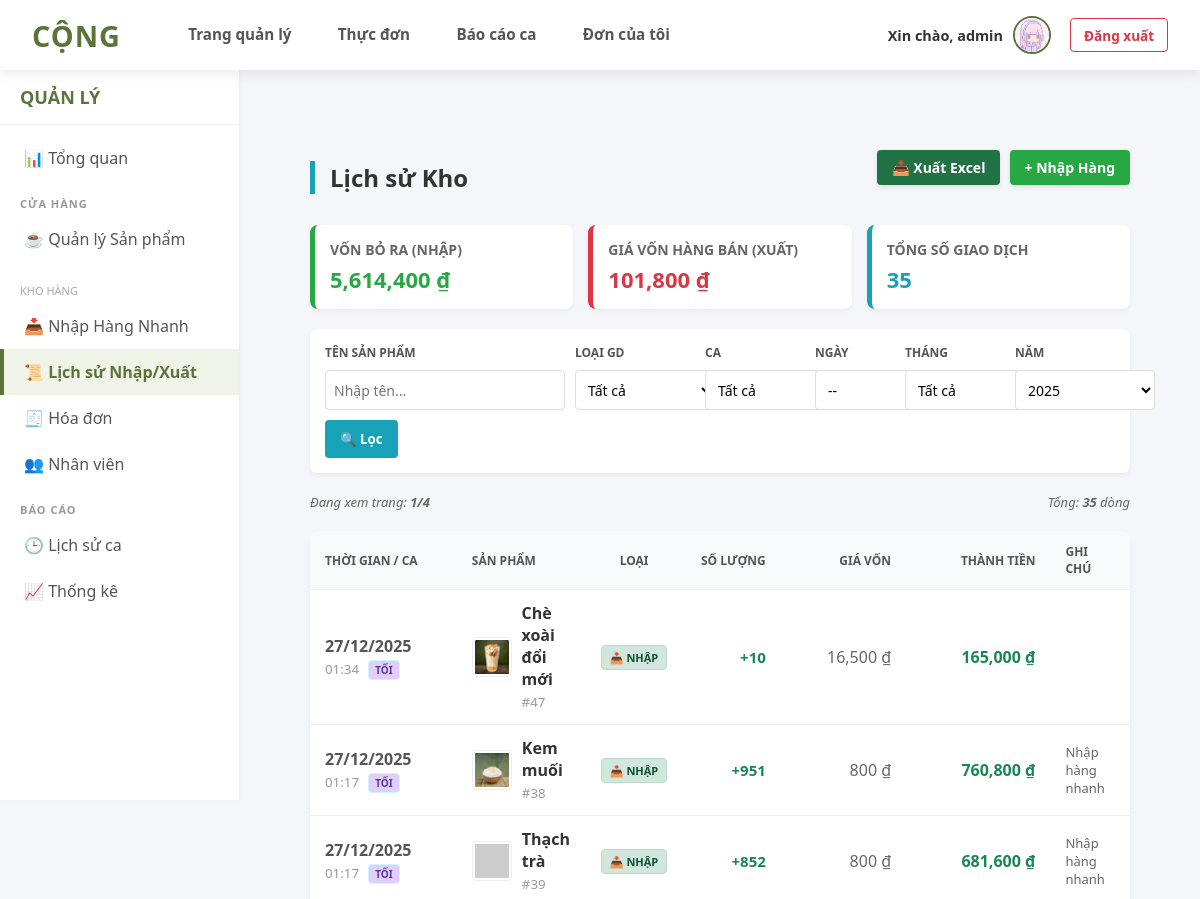
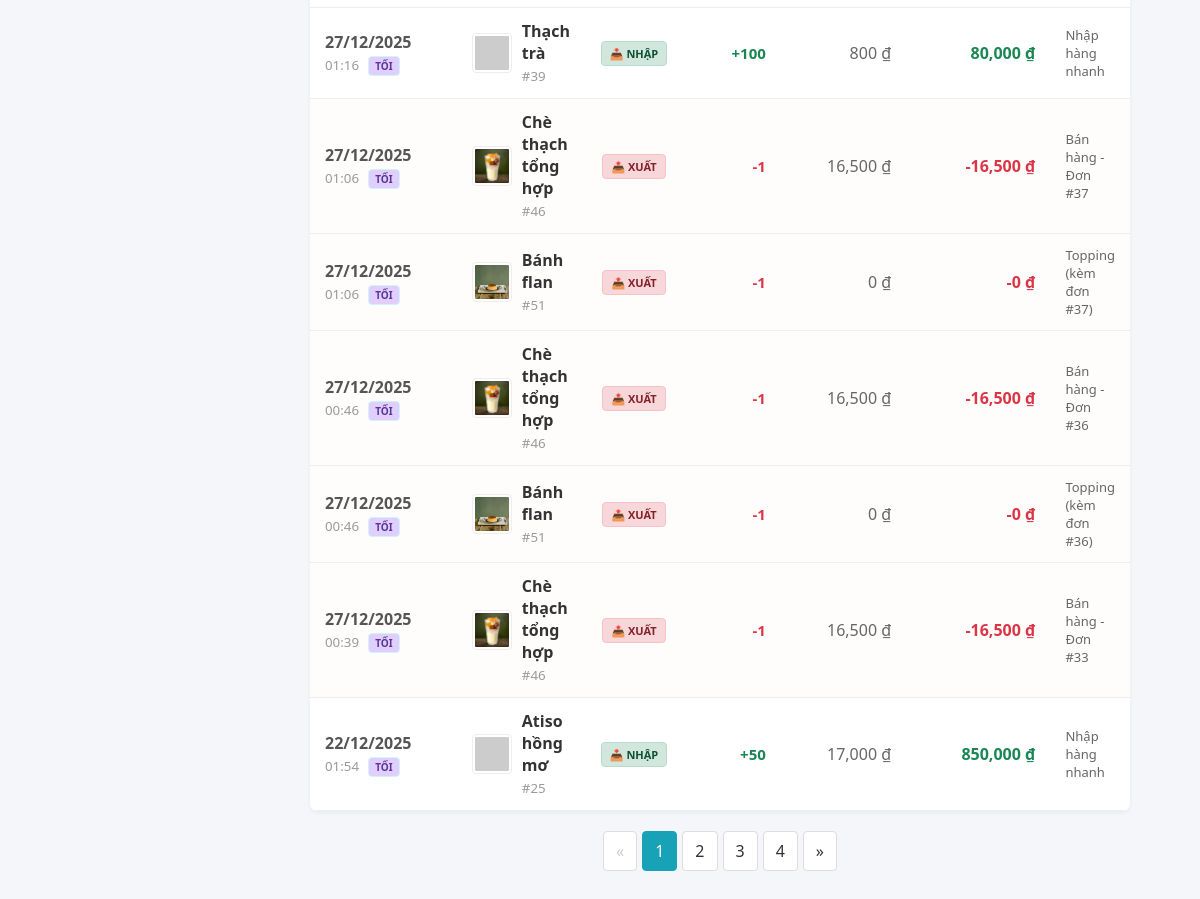
Screenshot of /admin/inventory_history.php (signed in) with the database file from the repository (2 pictures, top to bottom).
### tables this page shows
CREATE TABLE `users` (
  `id` int(11) NOT NULL,
  `username` varchar(100) NOT NULL,
  `password` varchar(255) NOT NULL COMMENT 'Lưu mật khẩu đã hash',
  `full_name` varchar(255) DEFAULT NULL,
  `role` enum('admin','staff') NOT NULL DEFAULT 'staff',
  `security_code` varchar(50) DEFAULT NULL,
  `shift` varchar(20) DEFAULT 'full',
  `gender` varchar(10) DEFAULT 'Khác',
  `birth_year` int(11) DEFAULT 2000,
  `phone` varchar(20) DEFAULT '',
  `address` text DEFAULT '',
  `avatar` varchar(255) DEFAULT 'default_user.png'
);

CREATE TABLE `inventory_history` (
  `id` int(11) NOT NULL,
  `product_id` int(11) NOT NULL,
  `quantity` int(11) NOT NULL,
  `created_at` timestamp NOT NULL DEFAULT current_timestamp(),
  `note` text DEFAULT NULL,
  `import_price` decimal(10,2) DEFAULT 0.00
);

CREATE TABLE `products` (
  `id` int(11) NOT NULL,
  `category_id` int(11) NOT NULL,
  `name` varchar(255) NOT NULL,
  `price` int(11) NOT NULL,
  `original_price` decimal(10,2) DEFAULT 0.00,
  `stock` int(11) NOT NULL,
  `image` varchar(255) DEFAULT 'default.jpg',
  `description` text DEFAULT NULL,
  `is_locked` tinyint(1) DEFAULT 0
);

### admin/inventory_history.php (the view, shortened to what this page needs)
<?php
require '../includes/header.php';
require '../includes/admin_sidebar.php';
echo '<div class="main-with-sidebar">';
echo '<div class="admin-wrapper" style="margin: 0; max-width: none; flex: 1;">';
$limit = 10;
$page = isset($_GET['page']) && is_numeric($_GET['page']) ? (int)$_GET['page'] : 1;
$offset = ($page - 1) * $limit;
$search = isset($_GET['search']) ? trim($_GET['search']) : '';
$type   = isset($_GET['type']) ? $_GET['type'] : 'all';
$filter_year  = isset($_GET['year']) ? $_GET['year'] : date('Y');
$where_sql = "WHERE 1=1";
if (!empty($filter_year))  $where_sql .= " AND YEAR(h.created_at) = '$filter_year'";
$sql_stats = "SELECT h.quantity, h.import_price, p.price
              FROM inventory_history h
              JOIN products p ON h.product_id = p.id
              $where_sql";
$result_stats = mysqli_query($conn, $sql_stats);
$total_records = 0;
$total_import_val = 0;
$total_export_val = 0;
if ($result_stats) {
    $total_records = mysqli_num_rows($result_stats);
    while ($row = mysqli_fetch_assoc($result_stats)) {
        $qty = (int)$row['quantity'];
        $price = isset($row['import_price']) ? $row['import_price'] : (isset($row['price']) ? $row['price'] : 0);
        $val = abs($qty) * $price;
        if ($qty > 0) $total_import_val += $val;
        else $total_export_val += $val;
    }
}
$total_pages = ceil($total_records / $limit);
$sql_data = "SELECT h.*, p.name as product_name, p.image, p.id as prod_id
             FROM inventory_history h
             JOIN products p ON h.product_id = p.id
             $where_sql
             ORDER BY h.created_at DESC
             LIMIT $offset, $limit";
$result_data = mysqli_query($conn, $sql_data);
?>
    <div style="display:flex; justify-content:space-between; align-items:center; margin-bottom: 20px;">
        <h2 style="margin:0; border-left: 5px solid #17a2b8; padding-left: 15px; color: #333;">Lịch sử Kho</h2>
        <div>
            <a href="../excel/export_inventory_excel.php?<?php echo http_build_query($_GET); ?>" class="btn-add" style="background: #217346; margin-right: 5px;">📥 Xuất Excel</a>
            <a href="inventory_import.php" class="btn-add">+ Nhập Hàng</a>
        </div>
    </div>
    <div class="dashboard-stats">
        <div class="stat-card card-import">
            <h4>Vốn Bỏ Ra (Nhập)</h4>
            <div class="value"><?php echo number_format($total_import_val); ?> ₫</div>
        </div>
        <div class="stat-card card-export">
            <h4>Giá Vốn Hàng Bán (Xuất)</h4>
            <div class="value"><?php echo number_format($total_export_val); ?> ₫</div>
        </div>
        <div class="stat-card card-info">
            <h4>Tổng Số Giao Dịch</h4>
            <div class="value"><?php echo number_format($total_records); ?></div>
        </div>
    </div>
    <div class="filter-card">
        <form method="GET" class="filter-row" style="flex-wrap: wrap; gap: 10px;">
            <div class="filter-group" style="flex: 1 1 200px;">
                <label>Tên sản phẩm</label>
                <input type="text" name="search" class="form-control" placeholder="Nhập tên..." value="<?php echo htmlspecialchars($search); ?>">
            </div>
            <div class="filter-group" style="width: 120px;">
                <label>Loại GD</label>
                <select name="type" class="form-control">
                    <option value="all" <?php if($type == 'all') echo 'selected'; ?>>Tất cả</option>
                </select>
            </div>
            <div class="filter-group" style="width: 100px;">
                <label>Ca</label>
                <select name="shift" class="form-control">
                    <option value="all">Tất cả</option>
                </select>
            </div>
            <div class="filter-group" style="width: 80px;">
                <label>Ngày</label>
                <select name="day" class="form-control">
                    <option value="">--</option>
                </select>
            </div>
            <div class="filter-group" style="width: 100px;">
                <label>Tháng</label>
                <select name="month" class="form-control">
                    <option value="">Tất cả</option>
                </select>
            </div>
            <div class="filter-group" style="width: 100px;">
                <label>Năm</label>
                <select name="year" class="form-control">
                    <?php $c=date('Y'); for($y=$c; $y>=$c-5; $y--): ?><option value="<?php echo $y; ?>" <?php if($filter_year == $y) echo 'selected'; ?>><?php echo $y; ?></option><?php endfor; ?>
                </select>
            </div>
            <div class="filter-group action-group" style="display: flex; align-items: flex-end;">
                <button type="submit" class="btn-filter">🔍 Lọc</button>
            </div>
        </form>
    </div>
    <div style="margin-bottom: 15px; font-size: 13px; color: #666; font-style: italic; display:flex; justify-content:space-between;">
        <span>Đang xem trang: <strong><?php echo $page; ?>/<?php echo $total_pages; ?></strong></span>
        <span>Tổng: <strong><?php echo $total_records; ?></strong> dòng</span>
    </div>
    <?php if ($result_data && mysqli_num_rows($result_data) > 0): ?>
    <table>
        <thead>
            <tr>
                <th width="150">Thời gian / Ca</th>
                <th>Sản phẩm</th>
                <th width="100" style="text-align: center;">Loại</th>
                <th width="100" style="text-align: right;">Số lượng</th>
                <th width="130" style="text-align: right;">Giá vốn</th>
                <th width="150" style="text-align: right;">Thành tiền</th>
                <th>Ghi chú</th>
            </tr>
        </thead>
        <tbody>
            <?php while ($row = mysqli_fetch_assoc($result_data)):
                $qty = (int)$row['quantity'];
                $is_import = $qty > 0;
                $price = isset($row['import_price']) ? (float)$row['import_price'] : (isset($row['price']) ? (float)$row['price'] : 0);
                $total_value = abs($qty) * $price;
                $h = date('H', strtotime($row['created_at']));
                $shift_label = '';
                if ($h >= 6 && $h < 12) $shift_label = '<span class="shift-badge shift-sang">Sáng</span>';
                elseif ($h >= 12 && $h < 18) $shift_label = '<span class="shift-badge shift-chieu">Chiều</span>';
                else $shift_label = '<span class="shift-badge shift-toi">Tối</span>';
            ?>
            <tr style="background-color: <?php echo $is_import ? '#fff' : '#fffcfc'; ?>;">
                <td>
                    <div style="font-weight:bold; color: #555;">
                        <?php echo date('d/m/Y', strtotime($row['created_at'])); ?>
                    </div>
                    <div>
                        <small style="color:#999;"><?php echo date('H:i', strtotime($row['created_at'])); ?></small>
                        <?php echo $shift_label; ?>
                    </div>
                </td>
                <td>
                    <div class="product-cell">
                        <?php $img_src = !empty($row['image']) ? '../uploads/'.$row['image'] : 'https://via.placeholder.com/40'; ?>
                        <img src="<?php echo $img_src; ?>" class="product-img" onerror="this.src='https://via.placeholder.com/40?text=No'">
                        <div>
                            <div style="font-weight: 600; color: #333;"><?php echo htmlspecialchars($row['product_name']); ?></div>
                            <small style="color:#999;">#<?php echo $row['prod_id']; ?></small>
                        </div>
                    </div>
                </td>
                <td style="text-align: center;">
                    <?php if($is_import): ?>
                        <span class="badge-in">📥 Nhập</span>
                    <?php else: ?>
                        <span class="badge-out">📤 Xuất</span>
                    <?php endif; ?>
                </td>
                <td style="text-align: right; font-size: 15px;">
                    <?php if($is_import): ?>
                        <b style="color: #198754;">+<?php echo $qty; ?></b>
                    <?php else: ?>
                        <b style="color: #dc3545;"><?php echo $qty; ?></b>
                    <?php endif; ?>
                </td>
                <td style="text-align: right; color: #666;">
                    <?php echo number_format($price); ?> ₫
                </td>
                <td style="text-align: right; font-weight: bold;">
                    <?php if($is_import): ?>
                        <span style="color: #198754;"><?php echo number_format($total_value); ?> ₫</span>
                    <?php else: ?>
                        <span style="color: #dc3545;">-<?php echo number_format($total_value); ?> ₫</span>
                    <?php endif; ?>
                </td>
                <td style="color:#666; font-size: 13px;">
                    <?php echo htmlspecialchars($row['note']); ?>
                </td>
            </tr>
            <?php endwhile; ?>
        </tbody>
    </table>
    <?php if ($total_pages > 1): ?>
        <div class="pagination">
            <?php
            function get_url($p) {
                $params = $_GET;
                $params['page'] = $p;
                return '?' . http_build_query($params);
            }
            ?>
            <?php if ($page > 1): ?>
                <a href="<?php echo get_url($page - 1); ?>">«</a>
            <?php else: ?>
                <span class="disabled">«</span>
            <?php endif; ?>
            <?php for ($i = 1; $i <= $total_pages; $i++): ?>
                <?php if ($i == 1 || $i == $total_pages || ($i >= $page - 2 && $i <= $page + 2)): ?>
                    <a href="<?php echo get_url($i); ?>" class="<?php echo ($i == $page) ? 'active' : ''; ?>">
                        <?php echo $i; ?>
                    </a>
                <?php elseif ($i == $page - 3 || $i == $page + 3): ?>
                    <span class="disabled">...</span>
                <?php endif; ?>
            <?php endfor; ?>
            <?php if ($page < $total_pages): ?>
                <a href="<?php echo get_url($page + 1); ?>">»</a>
            <?php else: ?>
                <span class="disabled">»</span>
            <?php endif; ?>
        </div>
    <?php endif; ?>
    <?php else: ?>
        <div style="text-align:center; padding: 40px; background:white; border-radius:8px; color:#777;">
            Không tìm thấy dữ liệu phù hợp.
        </div>
    <?php endif; ?>
<?php
echo '</div>';
echo '</div>';
?>

### includes/header.php (shortened to what this page needs)
<?php
$current_page = basename($_SERVER['PHP_SELF']);
function isActive($page_name, $current_page) {
    if (is_array($page_name)) {
        return in_array($current_page, $page_name) ? 'active' : '';
    }
    return ($current_page == $page_name) ? 'active' : '';
}
$has_image = false; $avatar_url = ""; $first_char = "U"; $profile_link = "#";
if (isset($_SESSION['user_id'])) {
    if ($conn) {
        $uid = intval($_SESSION['user_id']);
        $q_avt = mysqli_query($conn, "SELECT avatar FROM users WHERE id = $uid");
        if ($q_avt && mysqli_num_rows($q_avt) > 0) {
            $r_avt = mysqli_fetch_assoc($q_avt);
            if (!empty($r_avt['avatar']) && $r_avt['avatar'] != 'default_user.png') {
                $has_image = true;
                $avatar_url = "/QuanLyCaPhe/admin/uploads/" . $r_avt['avatar'];
            }
        }
    }
    if (isset($_SESSION['username'])) {
        $first_char = strtoupper(substr($_SESSION['username'], 0, 1));
    }
    $profile_link = "/QuanLyCaPhe/admin/user_view.php?id=" . $uid;
}
?>
<!DOCTYPE html>
<html lang="vi">
<head>
    <link rel="stylesheet" href="/QuanLyCaPhe/css/admin_style.css">
    <link rel="stylesheet" href="/QuanLyCaPhe/css/header_style.css">
</head>
<body>
<header>
    <div class="header-container">
        <div class="header-left">
            <a href="/QuanLyCaPhe/index.php" class="logo">Cộng</a>
            <?php if (isset($_SESSION['user_id'])): ?>
            <nav>
                <ul>
                    <?php if ($_SESSION['role'] == 'admin'): ?>
                        <?php
                        $admin_pages = [
                            'dashboard.php',
                            'product_list.php', 'product_add.php', 'product_edit.php',
                            'order_list.php', 'order_details.php',
                            'user_list.php', 'user_add.php', 'user_edit.php', 'user_view.php',
                            'shift_history.php', 'stats.php'
                        ];
                        ?>
                        <li>
                            <a href="/QuanLyCaPhe/admin/dashboard.php" class="<?php echo isActive($admin_pages, $current_page); ?>">
                                Trang quản lý
                            </a>
                        </li>
                    <?php endif; ?>
                    <li>
                        <a href="/QuanLyCaPhe/pos/pos.php" class="<?php echo isActive('pos.php', $current_page); ?>">
                            Thực đơn
                        </a>
                    </li>
                    <li>
                        <a href="/QuanLyCaPhe/pos/shift_report.php" class="<?php echo isActive('shift_report.php', $current_page); ?>">
                            Báo cáo ca
                        </a>
                    </li>
                    <li>
                        <a href="/QuanLyCaPhe/pos/my_orders.php" class="<?php echo isActive('my_orders.php', $current_page); ?>">
                            Đơn của tôi
                        </a>
                    </li>
                </ul>
            </nav>
            <?php endif; ?>
        </div>
        <?php if (isset($_SESSION['user_id'])): ?>
            <div class="user-info">
                <a href="<?php echo $profile_link; ?>" style="display:flex; align-items:center; gap:10px; text-decoration:none; color:#333;">
                    <span>Xin chào, <?php echo htmlspecialchars($_SESSION['username']); ?></span>
                    <?php if ($has_image): ?>
                        <img src="<?php echo $avatar_url; ?>" class="avatar-img" alt="Avt">
                    <?php else: ?>
                        <div class="avatar-letter"><?php echo $first_char; ?></div>
                    <?php endif; ?>
                </a>
                <a href="/QuanLyCaPhe/logout.php" class="logout-link">Đăng xuất</a>
            </div>
        <?php else: ?>
            <div class="user-info">
                <a href="/QuanLyCaPhe/login.php" class="logout-link" style="color: #007bff; border-color: #007bff;">Đăng nhập</a>
            </div>
        <?php endif; ?>
    </div>
</header>
<main class="content">

### rows the page displays
users: avatar (picture)
inventory_history: created_at "27/12/2025", created_at "01:34", shows "TỐI", product.image (picture), product.name "Chè xoài đổi mới", product "47", shows "📥 NHẬP", quantity "10", import_price "16,500", total_value "165,000"
inventory_history: created_at "27/12/2025", created_at "01:17", shows "TỐI", product.image (picture), product.name "Kem muối", product "38", shows "📥 NHẬP", quantity "951", import_price "800", total_value "760,800", note "Nhập hàng nhanh"
inventory_history: created_at "27/12/2025", created_at "01:17", shows "TỐI", product.name "Thạch trà", product "39", shows "📥 NHẬP", quantity "852", import_price "800", total_value "681,600", note "Nhập hàng nhanh"
inventory_history: created_at "27/12/2025", created_at "01:16", shows "TỐI", product.name "Thạch trà", product "39", shows "📥 NHẬP", quantity "100", import_price "800", total_value "80,000", note "Nhập hàng nhanh"
inventory_history: created_at "27/12/2025", created_at "01:06", shows "TỐI", product.image (picture), product.name "Chè thạch tổng hợp", product "46", shows "📤 XUẤT", quantity "-1", import_price "16,500", total_value "16,500", note "Bán hàng - Đơn #37"
inventory_history: created_at "27/12/2025", created_at "01:06", shows "TỐI", product.image (picture), product.name "Bánh flan", product "51", shows "📤 XUẤT", quantity "-1", import_price "0", total_value "0", note "Topping (kèm đơn #37)"
inventory_history: created_at "27/12/2025", created_at "00:46", shows "TỐI", product.image (picture), product.name "Chè thạch tổng hợp", product "46", shows "📤 XUẤT", quantity "-1", import_price "16,500", total_value "16,500", note "Bán hàng - Đơn #36"
inventory_history: created_at "27/12/2025", created_at "00:46", shows "TỐI", product.image (picture), product.name "Bánh flan", product "51", shows "📤 XUẤT", quantity "-1", import_price "0", total_value "0", note "Topping (kèm đơn #36)"
inventory_history: created_at "27/12/2025", created_at "00:39", shows "TỐI", product.image (picture), product.name "Chè thạch tổng hợp", product "46", shows "📤 XUẤT", quantity "-1", import_price "16,500", total_value "16,500", note "Bán hàng - Đơn #33"
inventory_history: created_at "22/12/2025", created_at "01:54", shows "TỐI", product.name "Atiso hồng mơ", product "25", shows "📥 NHẬP", quantity "50", import_price "17,000", total_value "850,000", note "Nhập hàng nhanh"

### other values shown
$_SESSION['username'] "admin"
$total_import_val "5,614,400"
$total_export_val "101,800"
$total_records "35"
$page "1"
$total_pages "4"
form field year "2025"
